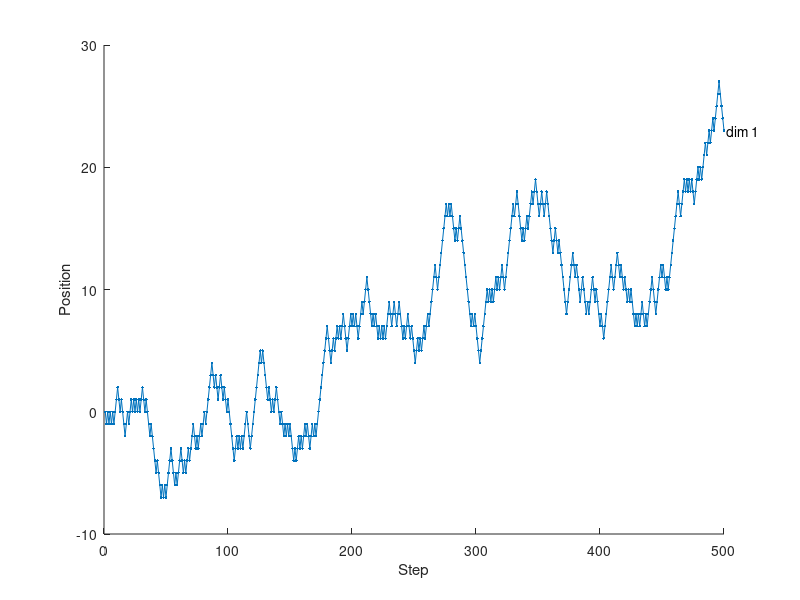

Here is the MATLAB script that generated this plot:
clear; close all; clc

N = 500 ; % number of steps
X = 1 ;  % number of dimensions
% positions, starting at (0,0,...,0)
P = cumsum(full(sparse(1:N, randi(X,1,N), [0 2*randi([0 1],1,N-1)-1], N, X))) ; 
% visualisation
figure ;
hold on ;
for k=1:size(P,2)
   plot(1:size(P,1),P(:,k),'.-') ;
   text(size(P,1),P(end, k), sprintf(' dim %d',k)) ;
end
xlabel('Step') ;
ylabel('Position') ;
hold off ;
